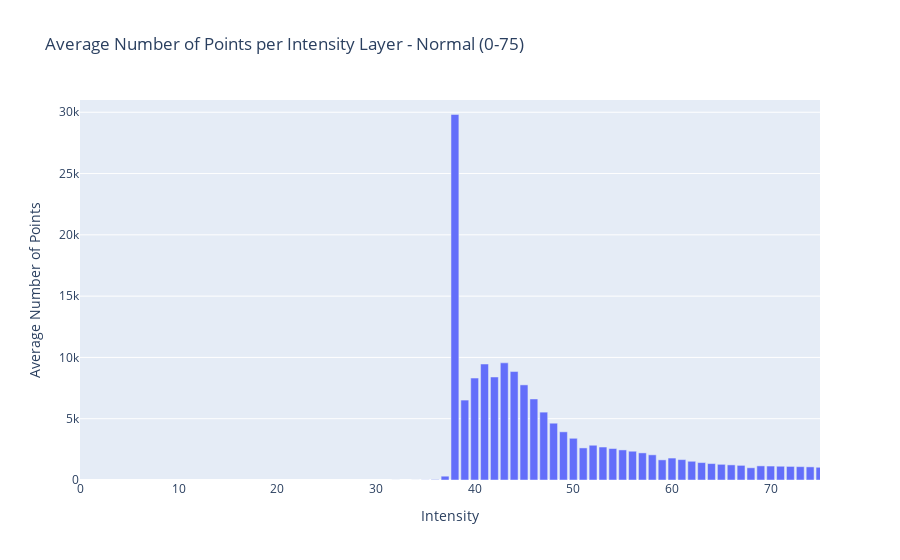

Notebook code for this chart:
### Code cell
import os
import numpy as np
import matplotlib.pyplot as plt
import pandas as pd
import plotly.express as px
import plotly.io as pio

def process_image(filename_image):
    try:
        # Load the grayscale image
        inputImage = plt.imread(filename_image)

        # Check if the image is in color (3 channels)
        if inputImage.ndim == 3:
            # Convert to grayscale
            inputImage = np.mean(inputImage, axis=-1)

        # Flatten the intensity array
        intensity = inputImage.flatten()

        # Count the number of points for each intensity value
        unique_intensities, counts = np.unique(intensity, return_counts=True)
        
        return unique_intensities, counts

    except Exception as e:
        print(f"Error processing {filename_image}: {e}")
        return None, None

# Folder containing images
input_folder = "C:\\Users\\Aneesh PB\\Downloads\\Topology Project\\New Data\\Images\\Normal cases\\"

# Dictionary to accumulate counts for each intensity
intensity_counts = {}

# Process each image in the input folder
image_count = 0
for filename in os.listdir(input_folder):
    if filename.lower().endswith('.png') or filename.lower().endswith('.jpg'):  # Adjust file extensions as needed
        filename_image = os.path.join(input_folder, filename)
        unique_intensities, counts = process_image(filename_image)
        
        if unique_intensities is not None:
            image_count += 1
            for intensity, count in zip(unique_intensities, counts):
                if intensity in intensity_counts:
                    intensity_counts[intensity].append(count)
                else:
                    intensity_counts[intensity] = [count]

# Calculate average number of points per intensity
average_intensity_counts = {intensity: np.mean(counts) for intensity, counts in intensity_counts.items()}

# Filter for intensity values from 0 to 100
filtered_intensity_counts = {intensity: count for intensity, count in average_intensity_counts.items() if 0 <= intensity <= 75}

# Create a DataFrame for the average counts
df_avg_counts = pd.DataFrame(list(filtered_intensity_counts.items()), columns=['Intensity', 'Average Count'])

# Plot the average number of points for each intensity value
fig = px.bar(df_avg_counts, x='Intensity', y='Average Count', title='Average Number of Points per Intensity Layer - Normal (0-75)',
             labels={'Average Count': 'Average Number of Points'})
fig.update_yaxes(range=[0, 31000])
fig.update_xaxes(range=[0, 75])
fig.show()

# Save the plot as a file
# output_plot_file = "average_intensity_distribution_0_to_100.png"
# pio.write_image(fig, output_plot_file)

### Figure 1 — Plotly figure (JSON) as saved in the notebook; plotly's stock layout.template omitted (floating-point values rounded to 4 significant figures)
{"data": [{"alignmentgroup": "True", "hovertemplate": "Intensity=%{x}<br>Average Number of Points=%{y}<extra></extra>", "legendgroup": "", "marker": {"color": "#636efa", "pattern": {"shape": ""}}, "name": "", "offsetgroup": "", "orientation": "v", "showlegend": false, "textposition": "auto", "type": "bar", "x": [37, 38, 39, 40, 41, 42, 43, 44, 45, 46, 47, 48, 49, 50, 51, 52, 53, 54, 55, 56, 57, 58, 59, 60, 61, 62, 63, 64, 65, 66, 67, 68, 69, 70, 71, 72, 73, 74, 75, 32, 34, 35, 36], "xaxis": "x", "y": [310.5, 29820.0, 6520.0, 8315.0, 9463.0, 8404.0, 9559.0, 8846.0, 7760.0, 6609.0, 5536.0, 4633.0, 3930.0, 3403.0, 2617.0, 2836.0, 2690.0, 2567.0, 2454.0, 2347.0, 2211.0, 2054.0, 1643.0, 1790.0, 1663.0, 1528.0, 1421.0, 1340.0, 1279.0, 1233.0, 1193.0, 998.1, 1152.0, 1139.0, 1123.0, 1108.0, 1089.0, 1071.0, 1037.0, 1, 2, 10, 35], "yaxis": "y"}], "layout": {"barmode": "relative", "legend": {"tracegroupgap": 0}, "title": {"text": "Average Number of Points per Intensity Layer - Normal (0-75)"}, "xaxis": {"anchor": "y", "domain": [0, 1], "range": [0, 75], "title": {"text": "Intensity"}}, "yaxis": {"anchor": "x", "domain": [0, 1], "range": [0, 31000], "title": {"text": "Average Number of Points"}}}}
